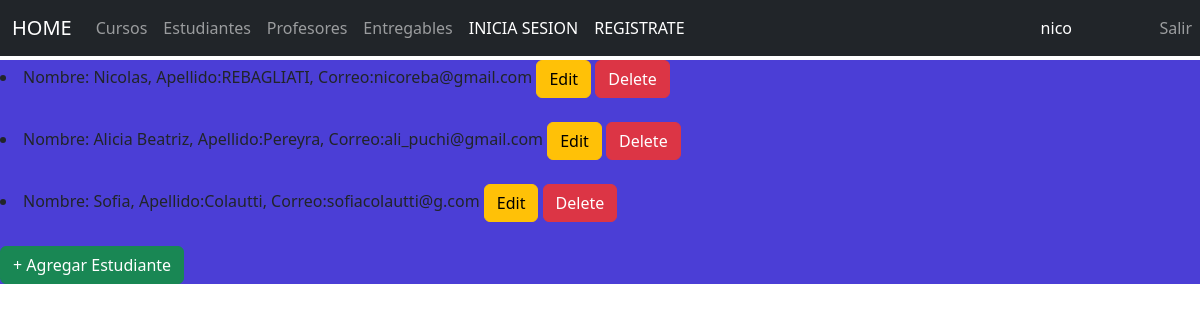
Page /AppCoder/read_estudiantes/ (signed in) on the committed database.
### AppCoder/models.py (models this page shows)
class Estudiante(models.Model):
    nombre = models.CharField(max_length=30)
    apellido = models.CharField(max_length=30)
    email = models.EmailField()
    def __str__(self):
        return f"Nombre: {self.nombre}, Apellido:{self.apellido}, Correo:{self.email}"

### AppCoder/views.py (the view)
# urls.py: path('read_estudiantes/', read_estudiantes),
def read_estudiantes(request=None):
    estudiantes = Estudiante.objects.all() #trae todo
    return render (request, "estudiantesCRUD/read_estudiantes.html", {"estudiantes":estudiantes})

### AppCoder/template/estudiantesCRUD/read_estudiantes.html
{% extends "../home.html" %}
{% load static %}
{% block contenido %}
    {% for estudiante in estudiantes %}
        <li>
            {{ estudiante }}
            <a href="/AppCoder/update_estudiantes/{{estudiante.id}}" class="btn btn-warning">Edit</a>
            <a href="/AppCoder/delete_estudiantes/{{estudiante.id}}" class="btn btn-danger">Delete</a>
        </li>
        <br>
    {% endfor %}
    <a class="btn btn-success" href="/AppCoder/create_estudiantes">+ Agregar Estudiante</a>
{% endblock %}

### AppCoder/template/home.html (shortened to what this page needs)
<!DOCTYPE html>
<html lang="en">
<head>
    {% load static %}
    <link rel="stylesheet" href="{%static 'css/bootstrap.min.css'%}">
    <link rel="stylesheet" href="{%static 'css/myestilo.css'%}">
</head>
<body>
    <nav class="navbar navbar-expand-md navbar-dark fixed-top bg-dark">
        <div class="container-fluid">
            <a class="navbar-brand" href="http://127.0.0.1:8000/AppCoder/">HOME</a>
          <div class="collapse navbar-collapse" id="navbarCollapse">
            <ul class="navbar-nav me-auto mb-2 mb-md-0">
              <li class="nav-item">
                <a class="nav-link" aria-current="page" href="http://127.0.0.1:8000/AppCoder/cursos/">Cursos</a>
              </li>
              <li class="nav-item">
                <a class="nav-link" href="http://127.0.0.1:8000/AppCoder/read_estudiantes/">Estudiantes</a>
              </li>
              <li class="nav-item">
                <a class="nav-link" href="http://127.0.0.1:8000/AppCoder/profesores/">Profesores</a>
              </li>
              <li class="nav-item">
                <a class="nav-link" href="http://127.0.0.1:8000/AppCoder/entregables/">Entregables</a>
              </li>
              <li class="nav-item" style="position: absolute; right: 120px">
                <a class="nav-link active" aria-current="page" href="/AppCoder/perfil/">{{ user.username }}</a>
              </li>
              <li class="nav-item" style="position: absolute; right: 0px">
                <a class="nav-link" href="http://127.0.0.1:8000/AppCoder/logout/">Salir</a>
              </li>
              <li class="nav-item">
                <a class="nav-link active" aria-current="page" href="/AppCoder/login/">INICIA SESION</a>
              </li>
              <li class="nav-item">
                <a class="nav-link active" aria-current="page" href="/AppCoder/registro/">REGISTRATE</a>
              </li>
            </ul>
          </div>
        </div>
      </nav>
      <div class="contenido1">
        {% block contenido %}{% endblock %}
      </div>
</body>
</html>

### AppCoder/static/css/myestilo.css (style rules this page uses)
.contenido1 { position: relative; background-color: rgb(75, 62, 214); top: 60px; }

### rows in the picture
Estudiante: nombre+apellido+email "Nombre: Nicolas, Apellido:REBAGLIATI, Correo:nicoreba@gmail.com"
Estudiante: nombre+apellido+email "Nombre: Alicia Beatriz, Apellido:Pereyra, Correo:ali_puchi@gmail.com"
Estudiante: nombre+apellido+email "Nombre: Sofia, Apellido:Colautti, Correo:sofiacolautti@g.com"

### other values in the picture
{{ user.username }} "nico"
